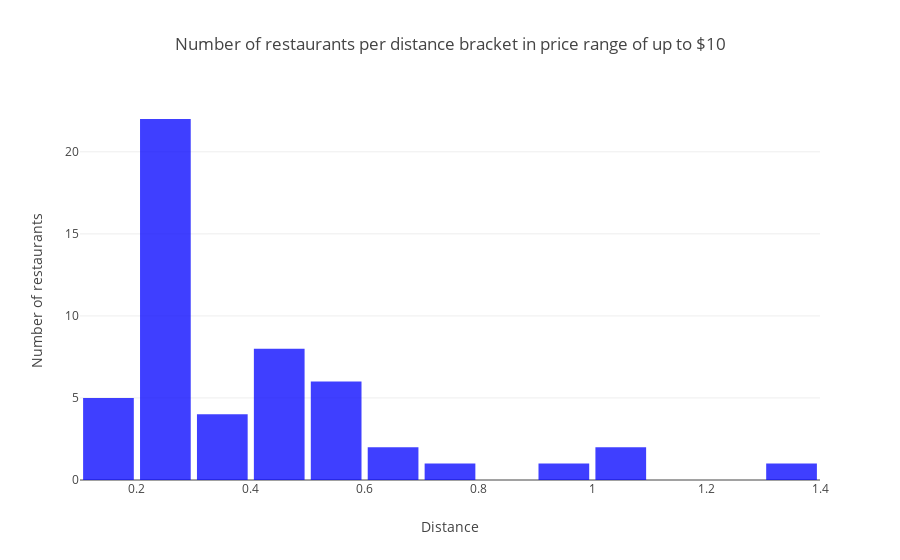

Notebook code cell kept with this figure:
### Markdown cell above
In the following four graphs, we are creating separate graphs per price range.

Note: Given that plotly did not get the x-labels correct again, ignore the actual numbers and just keep in mind that the distances on the x-axis are increasing the further away we are from the origin.

### Code cell
trace = go.Histogram(
    x = restaurantpricerange1,
    histnorm = 'count',
    name = 'control',
    autobinx = False,
    xbins = dict(
        start = 0,
        end = 1.4,
        size = 0.1),
    marker = dict(
        color='blue',
    ),
    opacity = 0.75
    )
data = [trace]
layout = go.Layout(
    title = 'Number of restaurants per distance bracket in price range of up to $10',
    xaxis = dict(title = 'Distance'),
    yaxis = dict(title = 'Number of restaurants'),
    bargap = 0.01,
    bargroupgap = 0.1
    )
fig = go.Figure (data = data, layout = layout)
iplot(fig, filename = 'styled histogram')

### Figure 1 — Plotly figure (JSON) as saved in the notebook; plotly's stock layout.template omitted (floating-point values rounded to 4 significant figures)
{"data": [{"autobinx": false, "histnorm": "count", "marker": {"color": "blue"}, "name": "control", "opacity": 0.75, "type": "histogram", "x": [0.2, 0.2, 0.2, 0.2, 0.2, 0.1, 0.2, 0.1, 0.1, 0.4, 0.2, 0.2, 0.2, 0.1, 0.3, 0.2, 0.2, 0.2, 0.4, 0.5, 0.4, 0.4, 0.3, 0.3, 0.5, 0.2, 0.5, 0.4, 0.2, 0.9, 0.4, 0.3, 0.2, 0.5, 0.2, 0.2, 0.2, 0.5, 0.2, 1, 0.7, 1, 0.2, 0.2, 0.5, 1.3, 0.6, 0.6, 0.4, 0.1, 0.2, 0.4], "xbins": {"end": 1.4, "size": 0.1, "start": 0}}], "layout": {"bargap": 0.01, "bargroupgap": 0.1, "title": "Number of restaurants per distance bracket in price range of up to $10", "xaxis": {"title": "Distance"}, "yaxis": {"title": "Number of restaurants"}}}
